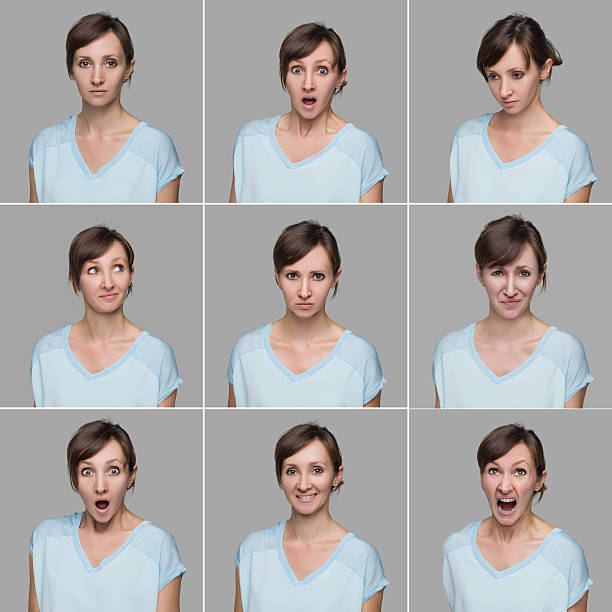
#> input picture sample.jpg, 612 x 612 px
$ python picture.py --input-image sample.jpg
#> lines starting #> are read from the running program, lines starting #| are printed output that depends on the picture; after the words box and inside, x2 and y2 are one past the last pixel; in counts of white or black regions, pixels touching at a corner belong together
#> further down, img is the input picture: shape (612, 612, 3); mean B, G, R 168.6, 169.1, 171.9
### detector.py
import cv2
import numpy as np
import argparse
import glob
import shutil
import os

def detect(filename):
    #mempersiapkan classifier
    face_cascade = cv2.CascadeClassifier('./cascades/haarcascade_frontalface_default.xml')
    eyes_cascade = cv2.CascadeClassifier('./cascades/haarcascade_eye.xml')
    smile_cascade = cv2.CascadeClassifier('./cascades/haarcascade_smile.xml')

    #menyalin citra yang dilewatkan argumen
    img = filename
    try:
        #mengubah citra ke grayscale
        gray = cv2.cvtColor(img, cv2.COLOR_BGR2GRAY)
    except IOError:
        gray=img

    #perbaikan kontras citra grayscale
    clahe = cv2.createCLAHE(clipLimit=2.0, tileGridSize=(8,8))
    gray = clahe.apply(gray)
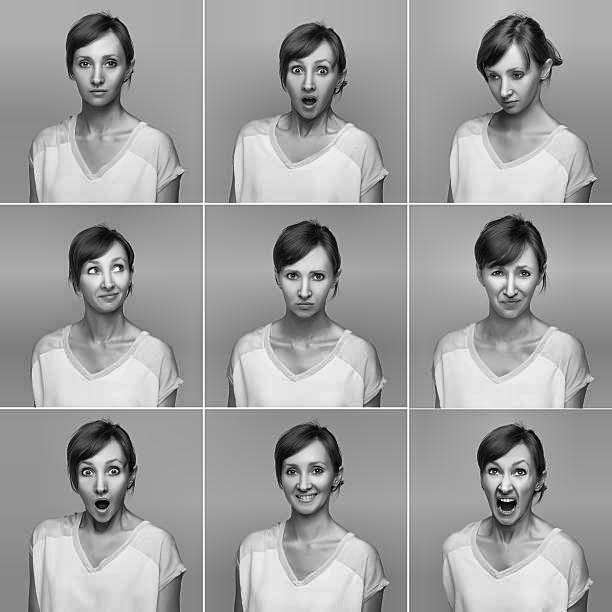
#> gray: shape (612, 612); min 0, max 255, mean 159.2

    #mendeteksi wajah pada citra grayscale dan menyimpannya sebagai list
    faces=face_cascade.detectMultiScale(gray, 1.2, 5,minSize=(50,50))
#> faces = [[65, 39, 66, 66], [277, 46, 65, 65], [473, 52, 63, 63], [77, 246, 61, 61], [273, 252, 65, 65], [272, 445, 65, 65], [67, 445, 69, 69], [473, 446, 69, 69], [478, 249, 64, 64]]

    #inisialisasi counter
    smileCount=0
    faceCount=0

    #untuk setiap wajah yang ditemukan, lakukan operasi pendeteksian senyum
    for (x,y,w,h) in faces:
        faceCount+=1

        #memotong ROI
        roi_gray = gray[y:y+h, x:x+w]
        roi_color = img[y:y+h, x:x+w]

        #menyalin ROI ke citra terpisah, agar bisa diproses mandiri
        #di-resize ke ukuran 55*55 agar pendeteksian senyum lebih baik.
        #nilai 55*55 ditemukan secara tidak sengaja, dan berhasil
        windowed_gray = cv2.resize(roi_gray, (55, 55))

        #mendeteksi senyuman pada citra
        smiles=smile_cascade.detectMultiScale(image=windowed_gray,scaleFactor=1.1,minNeighbors=6)

        #menandai wajah dengan kotak biru
        cv2.rectangle(img,(x,y),(x+w,y+h),(255,0,0),1)

        #untuk semua senyuman yang ditemukan di wajah, lakukan operasi penandaan
        for (mx,my,mw,mh) in smiles:
            smileCount+=1

            #kode debug
            #cv2.putText(img=windowed_gray,text="senyum",org=(mx,my),fontFace=cv2.FONT_HERSHEY_SIMPLEX,fontScale=0.5,color=(0,0,255),thickness=1)
            #cv2.rectangle(windowed_gray,(mx,my),(mx+mw,my+mh),(0,0,255),1)
            #cv2.putText(img=img,text="wajah",org=(x,y),fontFace=cv2.FONT_HERSHEY_SIMPLEX,fontScale=0.5,color=(0,0,255),thickness=1)

            #menandai senyuman dengan kotak hijau
            cv2.rectangle(img,(x,y),(x+w,y+h),(0,255,0),1)
            smileCrop=windowed_gray[my:my+mh, mx:mx+mw]
#> this loop made 9 passes
#> pass 1, in detect, `roi_color = img[y:y+h, x:x+w]`:
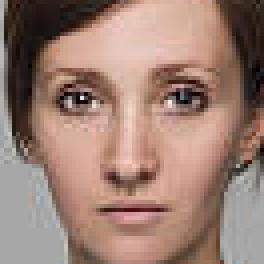
#> roi_color: shape (66, 66, 3) (shown 4 times larger); mean B, G, R 115.4, 127.3, 156.6
#> pass 2, in detect, `roi_gray = gray[y:y+h, x:x+w]`:
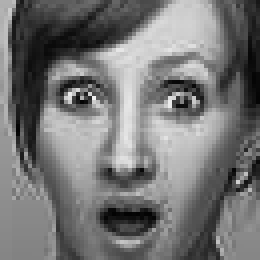
#> roi_gray: shape (65, 65) (shown 4 times larger); min 3, max 240, mean 117.2
#> after the loop:
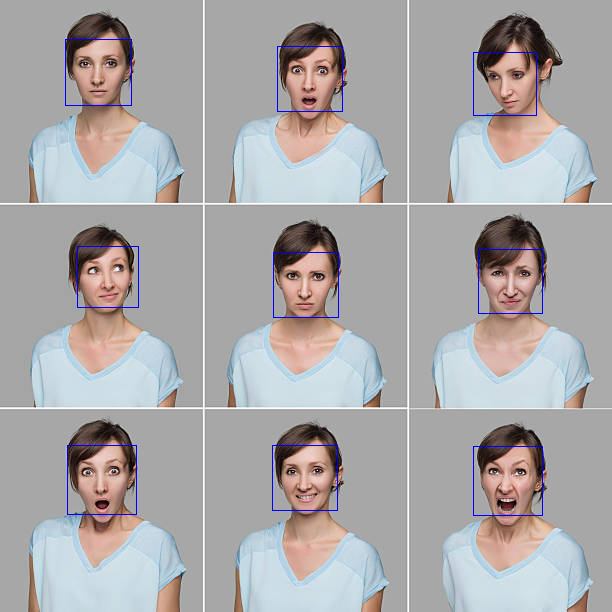
#> img: shape (612, 612, 3); 0.63% of pixels changed, all inside (x1, y1, x2, y2) = (65, 39, 543, 516)
#> after the loop:
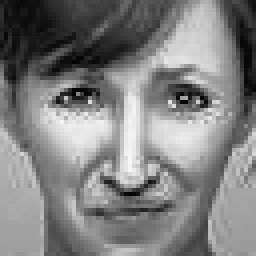
#> roi_gray: shape (64, 64) (shown 4 times larger); min 1, max 248, mean 127.7
#> after the loop:
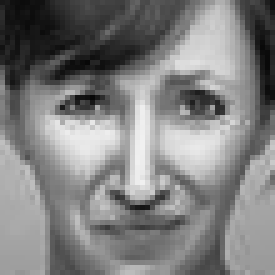
#> windowed_gray: shape (55, 55) (shown 5 times larger); min 7, max 241, mean 127.7
#> after the loop, faceCount = 9; smileCount = 0
        #kode debug
        #cv2.imshow("window", windowed_gray)

    cv2.putText(img=img,text="Jumlah wajah= " + str(faceCount),org=(0,10),fontFace=cv2.FONT_HERSHEY_SIMPLEX,fontScale=0.5,color=(0,0,255),thickness=1)
    cv2.putText(img=img,text="Jumlah senyum= " + str(smileCount),org=(0,20),fontFace=cv2.FONT_HERSHEY_SIMPLEX,fontScale=0.5,color=(0,0,255),thickness=1)
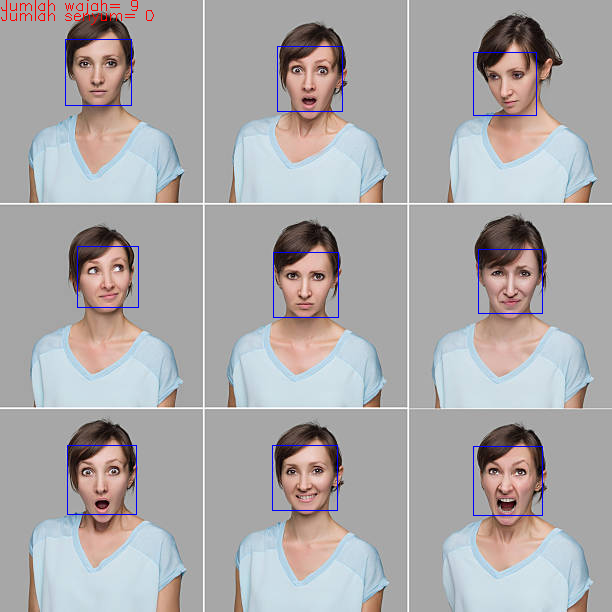
#> img: shape (612, 612, 3); mean B, G, R 169.2, 168.1, 171.1
    cv2.imshow('img',img)

    # mereturn gambar yang terlabeli, jumlah senyum
    return img, smileCount

### picture.py
#NOTES:
# #fix, ukuran ROI wajah harus sekitar 50x50
#dont code here

 #TODO:
 # 1. autoscale

#CHANGES:


#penggunaan
#python smile.py -img <gambar>

import cv2
import numpy as np
import argparse
from detector import detect

argpar=argparse.ArgumentParser()
argpar.add_argument("-img", "--input-image", required=True, help="path to input image")
argpar.add_argument("-scale", required=False, type=float, help="output scale")
args=vars(argpar.parse_args())
filename=args["input_image"]

img=cv2.imread(filename, 1)
detect(img)
cv2.waitKey(0)
cv2.destroyAllWindows()
